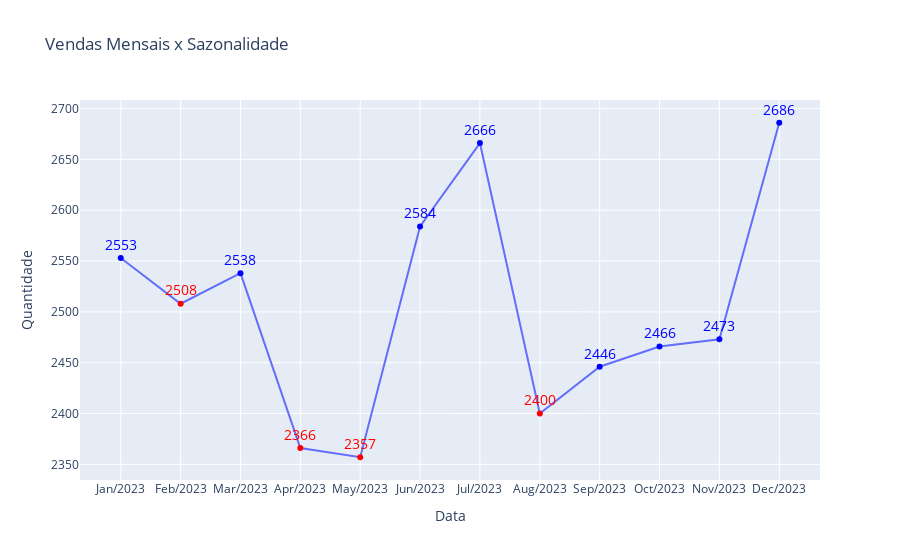

Write notebook code for a chart like this one.
### Code cell
# GRÁFICO DE LINHA
text_color = np.where(vendas_mensais['Variacao'] < 0, 'red','blue')

grafico6 = px.line(
    vendas_mensais.reset_index(),
    x='Data',
    y='Quantidade',
    title='Vendas Mensais x Sazonalidade',
    markers=True,
    text=vendas_mensais['Quantidade']
)
grafico6.update_traces(
    textposition='top center', # marcador
    textfont = dict(color=text_color, size=14), # mudar a cor texto
    marker = dict(color=text_color) # mudar cor do marcador
) 

grafico6.show()

### Figure 1 — Plotly figure (JSON) as saved in the notebook; plotly's stock layout.template omitted (floating-point values rounded to 4 significant figures)
{"data": [{"hovertemplate": "Data=%{x}<br>Quantidade=%{y}<br>text=%{text}<extra></extra>", "legendgroup": "", "line": {"color": "#636efa", "dash": "solid"}, "marker": {"color": ["blue", "red", "blue", "red", "red", "blue", "blue", "red", "blue", "blue", "blue", "blue"], "symbol": "circle"}, "mode": "lines+markers+text", "name": "", "orientation": "v", "showlegend": false, "text": [2553, 2508, 2538, 2366, 2357, 2584, 2666, 2400, 2446, 2466, 2473, 2686], "textfont": {"color": ["blue", "red", "blue", "red", "red", "blue", "blue", "red", "blue", "blue", "blue", "blue"], "size": 14}, "textposition": "top center", "type": "scatter", "x": ["Jan/2023", "Feb/2023", "Mar/2023", "Apr/2023", "May/2023", "Jun/2023", "Jul/2023", "Aug/2023", "Sep/2023", "Oct/2023", "Nov/2023", "Dec/2023"], "xaxis": "x", "y": [2553, 2508, 2538, 2366, 2357, 2584, 2666, 2400, 2446, 2466, 2473, 2686], "yaxis": "y"}], "layout": {"legend": {"tracegroupgap": 0}, "title": {"text": "Vendas Mensais x Sazonalidade"}, "xaxis": {"anchor": "y", "domain": [0, 1], "title": {"text": "Data"}}, "yaxis": {"anchor": "x", "domain": [0, 1], "title": {"text": "Quantidade"}}}}
